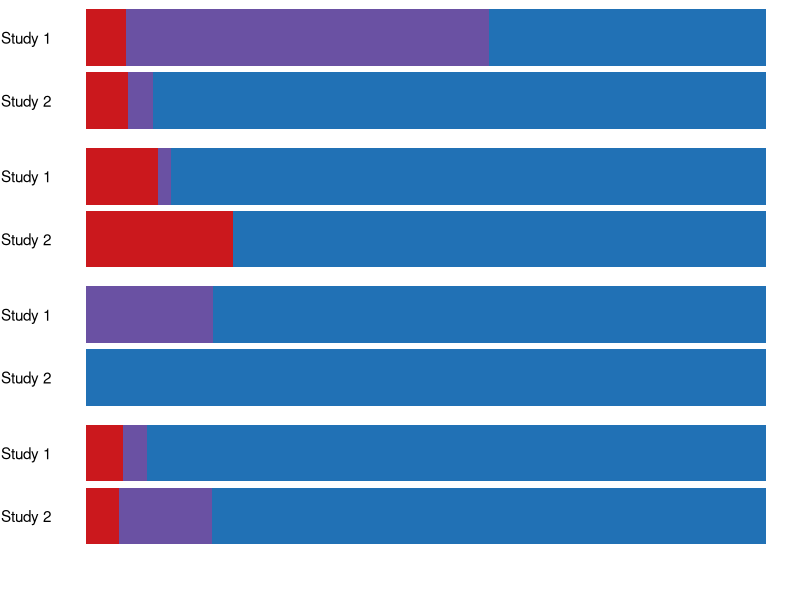
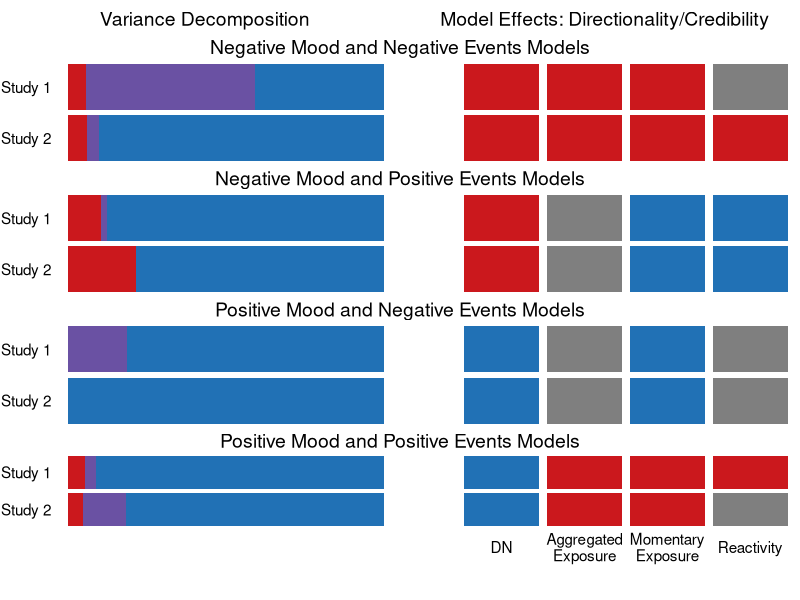

The R source for these figures, in order:
# Study   NA/PA   NE/PE   Tonic%  Exposure%   Reactivity%   Model_DN  Model_Agg_Exp   Model_Moment_Exp  Model_Reactivity
library(tidyverse)
library(cowplot)
# Created this matrix manually to try to summarize all of model effects

summary_matrix <-c("Study 1", "NA", "NE", 1.24, 1.63, 0.18, "pos", "pos", "pos", "nsg",
                   "Study 2", "NA", "NE", 0.73, 0.03, 0.05, "pos", "pos", "pos", "pos",
                   "Study 1", "NA", "PE", 2.72, 0.06, 0.33, "pos", "nsg", "neg", "neg",
                   "Study 2", "NA", "PE", 0.76, 0.00, 0.21, "pos", "nsg", "neg", "neg",
                   "Study 1", "PA", "NE", 5.34, 1.23, 0.00, "neg", "nsg", "neg", "nsg",
                   "Study 2", "PA", "NE", 6.35, 0.00, 0.00, "neg", "nsg", "neg", "nsg",
                   "Study 1", "PA", "PE", 6.25, 0.24, 0.38, "neg", "pos", "pos", "pos", 
                   "Study 2", "PA", "PE", 4.97, 0.83, 0.30, "neg", "pos", "pos", "nsg")

summary_matrix <- matrix(summary_matrix, byrow = TRUE, nrow = 8)

colnames(summary_matrix) <- c("Study", "Mood", "Event", "Tonic_var", "Exposure_var", "Reactivity_var", 
                              "DN_credible", "Agg_exp_credible", "Moment_exp_credible", "Reactivity_credible")

summary_df <- data.frame(summary_matrix, stringsAsFactors = FALSE)

# Horizontal bar plot of Study 1 and Study 2 Effects for Negative Mood/Negative Events Decomposition
plot_NA_NE <- 
summary_df %>% 
  mutate(
    Tonic_var = as.numeric(Tonic_var), 
    Exposure_var = as.numeric(Exposure_var), 
    Reactivity_var = as.numeric(Reactivity_var)
  ) %>% 
  mutate(
    Tonic_var = Tonic_var/rowSums(select(.,Tonic_var, Exposure_var, Reactivity_var)), 
    Exposure_var = Exposure_var/rowSums(select(.,Tonic_var, Exposure_var, Reactivity_var)),
    Reactivity_var = Reactivity_var/rowSums(select(.,Tonic_var, Exposure_var, Reactivity_var))
  ) %>% 
  select(Study, Mood, Event, Tonic_var, Exposure_var, Reactivity_var) %>% 
  rename(
    Tonic = Tonic_var, 
    Exposure = Exposure_var, 
    Reactivity = Reactivity_var
  ) %>% 
  pivot_longer(cols = Tonic:Reactivity, names_to = "var_source", values_to = "prop_var") %>% 
  mutate(
    var_source = fct_relevel(var_source, "Tonic", "Exposure", "Reactivity")
  ) %>% 
  filter(Mood == "NA" & Event == "NE") %>% 
  ggplot(aes(x = Study, y = prop_var))+
  geom_bar(aes(fill = var_source), stat = "identity")+
  scale_x_discrete(limits = c("Study 2", "Study 1"))+
  scale_fill_manual(name = NULL, 
                    values=c("Tonic"=RColorBrewer::brewer.pal(9, "Blues")[7], 
                             "Exposure"=RColorBrewer::brewer.pal(9, "Purples")[7], 
                             "Reactivity"=RColorBrewer::brewer.pal(9, "Reds")[7]), 
                    breaks = c("Tonic", "Exposure", "Reactivity"))+
  labs(y=NULL, x=NULL)+
  theme_void()+
  theme(plot.title = element_text(hjust = .5), axis.text.y = element_text())+
  coord_flip()

# Horizontal bar plot of Study 1 and Study 2 Effects for Negative Mood/Positive Events Decomposition
plot_NA_PE <- 
  summary_df %>% 
  mutate(
    Tonic_var = as.numeric(Tonic_var), 
    Exposure_var = as.numeric(Exposure_var), 
    Reactivity_var = as.numeric(Reactivity_var)
  ) %>% 
  mutate(
    Tonic_var = Tonic_var/rowSums(select(.,Tonic_var, Exposure_var, Reactivity_var)), 
    Exposure_var = Exposure_var/rowSums(select(.,Tonic_var, Exposure_var, Reactivity_var)),
    Reactivity_var = Reactivity_var/rowSums(select(.,Tonic_var, Exposure_var, Reactivity_var))
  ) %>% 
  select(Study, Mood, Event, Tonic_var, Exposure_var, Reactivity_var) %>% 
  rename(
    Tonic = Tonic_var, 
    Exposure = Exposure_var, 
    Reactivity = Reactivity_var
  ) %>% 
  pivot_longer(cols = Tonic:Reactivity, names_to = "var_source", values_to = "prop_var") %>% 
  mutate(
    var_source = fct_relevel(var_source, "Tonic", "Exposure", "Reactivity")
  ) %>% 
  filter(Mood == "NA" & Event == "PE") %>% 
  ggplot(aes(x = Study, y = prop_var))+
  geom_bar(aes(fill = var_source), stat = "identity")+
  scale_x_discrete(limits = c("Study 2", "Study 1"))+
  scale_fill_manual(name = NULL, 
                    values=c("Tonic"=RColorBrewer::brewer.pal(9, "Blues")[7], 
                             "Exposure"=RColorBrewer::brewer.pal(9, "Purples")[7], 
                             "Reactivity"=RColorBrewer::brewer.pal(9, "Reds")[7]), 
                    breaks = c("Tonic", "Exposure", "Reactivity"))+
  labs(y=NULL, x=NULL)+
  theme_void()+
  theme(plot.title = element_text(hjust = .5), axis.text.y = element_text())+
  coord_flip()

# Horizontal bar plot of Study 1 and Study 2 Effects for Negative Mood/Negative Events Decomposition
plot_PA_NE <- 
  summary_df %>% 
  mutate(
    Tonic_var = as.numeric(Tonic_var), 
    Exposure_var = as.numeric(Exposure_var), 
    Reactivity_var = as.numeric(Reactivity_var)
  ) %>% 
  mutate(
    Tonic_var = Tonic_var/rowSums(select(.,Tonic_var, Exposure_var, Reactivity_var)), 
    Exposure_var = Exposure_var/rowSums(select(.,Tonic_var, Exposure_var, Reactivity_var)),
    Reactivity_var = Reactivity_var/rowSums(select(.,Tonic_var, Exposure_var, Reactivity_var))
  ) %>% 
  select(Study, Mood, Event, Tonic_var, Exposure_var, Reactivity_var) %>% 
  rename(
    Tonic = Tonic_var, 
    Exposure = Exposure_var, 
    Reactivity = Reactivity_var
  ) %>% 
  pivot_longer(cols = Tonic:Reactivity, names_to = "var_source", values_to = "prop_var") %>% 
  mutate(
    var_source = fct_relevel(var_source, "Tonic", "Exposure", "Reactivity")
  ) %>% 
  filter(Mood == "PA" & Event == "NE") %>% 
  ggplot(aes(x = Study, y = prop_var))+
  geom_bar(aes(fill = var_source), stat = "identity")+
  scale_x_discrete(limits = c("Study 2", "Study 1"))+
  scale_fill_manual(name = NULL, 
                    values=c("Tonic"=RColorBrewer::brewer.pal(9, "Blues")[7], 
                             "Exposure"=RColorBrewer::brewer.pal(9, "Purples")[7], 
                             "Reactivity"=RColorBrewer::brewer.pal(9, "Reds")[7]), 
                    breaks = c("Tonic", "Exposure", "Reactivity"))+
  labs(y=NULL, x=NULL)+
  theme_void()+
  theme(plot.title = element_text(hjust = .5), axis.text.y = element_text())+
  coord_flip()

# Horizontal bar plot of Study 1 and Study 2 Effects for Negative Mood/Positive Events Decomposition
plot_PA_PE <- 
  summary_df %>% 
  mutate(
    Tonic_var = as.numeric(Tonic_var), 
    Exposure_var = as.numeric(Exposure_var), 
    Reactivity_var = as.numeric(Reactivity_var)
  ) %>% 
  mutate(
    Tonic_var = Tonic_var/rowSums(select(.,Tonic_var, Exposure_var, Reactivity_var)), 
    Exposure_var = Exposure_var/rowSums(select(.,Tonic_var, Exposure_var, Reactivity_var)),
    Reactivity_var = Reactivity_var/rowSums(select(.,Tonic_var, Exposure_var, Reactivity_var))
  ) %>% 
  select(Study, Mood, Event, Tonic_var, Exposure_var, Reactivity_var) %>% 
  rename(
    Tonic = Tonic_var, 
    Exposure = Exposure_var, 
    Reactivity = Reactivity_var
  ) %>% 
  pivot_longer(cols = Tonic:Reactivity, names_to = "var_source", values_to = "prop_var") %>% 
  mutate(
    var_source = fct_relevel(var_source, "Tonic", "Exposure", "Reactivity")
  ) %>% 
  filter(Mood == "PA" & Event == "PE") %>% 
  ggplot(aes(x = Study, y = prop_var))+
  geom_bar(aes(fill = var_source), stat = "identity")+
  scale_x_discrete(limits = c("Study 2", "Study 1"))+
  scale_fill_manual(name = NULL, 
                    values=c("Tonic"=RColorBrewer::brewer.pal(9, "Blues")[7], 
                             "Exposure"=RColorBrewer::brewer.pal(9, "Purples")[7], 
                             "Reactivity"=RColorBrewer::brewer.pal(9, "Reds")[7]), 
                    breaks = c("Tonic", "Exposure", "Reactivity"))+
  labs(y=NULL, x=NULL)+
  theme_void()+
  theme(plot.title = element_text(hjust = .5), axis.text.y = element_text())+
  coord_flip()


var_legend <- cowplot::get_legend(
  plot_NA_NE + 
    guides(fill = guide_legend(title = "Variance Pathway", 
                               title.position = "bottom", title.hjust = .5, nrow=1, reverse = TRUE)) +
    theme(legend.position = "bottom")
)

cowplot::plot_grid(plot_NA_NE + theme(legend.position = "none"), 
                   plot_NA_PE + theme(legend.position = "none"), 
                   plot_PA_NE + theme(legend.position = "none"), 
                   plot_PA_PE + theme(legend.position = "none"),
                   var_legend,
                   rel_heights = c(3, 3, 3, 3, 1),
                   ncol = 1)


#######################################################################################################################
# Now attempting to plot significance profiles for model effects
eff_plot_NA_NE <- 
summary_df %>% 
  select(Study, Mood, Event, DN_credible, Agg_exp_credible, Moment_exp_credible, Reactivity_credible) %>% 
  pivot_longer(cols = DN_credible:Reactivity_credible, names_to = "model_eff", values_to = "credible") %>% 
  mutate(
    model_eff = fct_relevel(model_eff, "DN_credible", "Agg_exp_credible", "Moment_exp_credible", 
                            "Reactivity_credible")
  ) %>% 
  filter(Mood == "NA" & Event == "NE") %>% 
  ggplot(aes(x=model_eff, y=Study, fill=credible)) + 
  geom_tile(width=.90, height=.90)+
  theme_void()+
  theme(axis.text = element_text(), 
        plot.title = element_text(hjust = .5))+
  scale_y_discrete(limits=c("Study 2", "Study 1"))+
  scale_x_discrete(labels=c("DN_credible"="DN", "Agg_exp_credible"="Aggregated\nExposure", 
                            "Moment_exp_credible"="Momentary\nExposure", "Reactivity_credible"="Reactivity"))+
  scale_fill_manual(values=c("nsg"="grey50", "pos"=RColorBrewer::brewer.pal(9, "Reds")[7], 
                             "neg"=RColorBrewer::brewer.pal(9, "Blues")[7]))

eff_plot_NA_PE <- 
summary_df %>% 
  select(Study, Mood, Event, DN_credible, Agg_exp_credible, Moment_exp_credible, Reactivity_credible) %>% 
  pivot_longer(cols = DN_credible:Reactivity_credible, names_to = "model_eff", values_to = "credible") %>% 
  mutate(
    model_eff = fct_relevel(model_eff, "DN_credible", "Agg_exp_credible", "Moment_exp_credible", 
                            "Reactivity_credible")
  ) %>% 
  filter(Mood == "NA" & Event == "PE") %>% 
  ggplot(aes(x=model_eff, y=Study, fill=credible)) + 
  geom_tile(width=.90, height=.90)+
  theme_void()+
  theme(axis.text = element_text(), 
        plot.title = element_text(hjust = .5))+
  scale_y_discrete(limits=c("Study 2", "Study 1"))+
  scale_x_discrete(labels=c("DN_credible"="DN", "Agg_exp_credible"="Aggregated\nExposure", 
                            "Moment_exp_credible"="Momentary\nExposure", "Reactivity_credible"="Reactivity"))+
  scale_fill_manual(values=c("nsg"="grey50", "pos"=RColorBrewer::brewer.pal(9, "Reds")[7], 
                             "neg"=RColorBrewer::brewer.pal(9, "Blues")[7]))

eff_plot_PA_NE <- 
summary_df %>% 
  select(Study, Mood, Event, DN_credible, Agg_exp_credible, Moment_exp_credible, Reactivity_credible) %>% 
  pivot_longer(cols = DN_credible:Reactivity_credible, names_to = "model_eff", values_to = "credible") %>% 
  mutate(
    model_eff = fct_relevel(model_eff, "DN_credible", "Agg_exp_credible", "Moment_exp_credible", 
                            "Reactivity_credible")
  ) %>% 
  filter(Mood == "PA" & Event == "NE") %>% 
  ggplot(aes(x=model_eff, y=Study, fill=credible)) + 
  geom_tile(width=.90, height=.90)+
  theme_void()+
  theme(axis.text = element_text(), 
        plot.title = element_text(hjust = .5))+
  scale_y_discrete(limits=c("Study 2", "Study 1"))+
  scale_x_discrete(labels=c("DN_credible"="DN", "Agg_exp_credible"="Aggregated\nExposure", 
                            "Moment_exp_credible"="Momentary\nExposure", "Reactivity_credible"="Reactivity"))+
  scale_fill_manual(values=c("nsg"="grey50", "pos"=RColorBrewer::brewer.pal(9, "Reds")[7], 
                             "neg"=RColorBrewer::brewer.pal(9, "Blues")[7]))

eff_plot_PA_PE <- 
summary_df %>% 
  select(Study, Mood, Event, DN_credible, Agg_exp_credible, Moment_exp_credible, Reactivity_credible) %>% 
  pivot_longer(cols = DN_credible:Reactivity_credible, names_to = "model_eff", values_to = "credible") %>% 
  mutate(
    model_eff = fct_relevel(model_eff, "DN_credible", "Agg_exp_credible", "Moment_exp_credible", 
                            "Reactivity_credible")
  ) %>% 
  filter(Mood == "PA" & Event == "PE") %>% 
  ggplot(aes(x=model_eff, y=Study, fill=credible)) + 
  geom_tile(width=.90, height=.90)+
  theme_void()+
  theme(axis.text = element_text(), 
        plot.title = element_text(hjust = .5))+
  scale_y_discrete(limits=c("Study 2", "Study 1"))+
  scale_x_discrete(labels=c("DN_credible"="DN", "Agg_exp_credible"="Aggregated\nExposure", 
                            "Moment_exp_credible"="Momentary\nExposure", "Reactivity_credible"="Reactivity"))+
  scale_fill_manual(values=c("nsg"="grey50", "pos"=RColorBrewer::brewer.pal(9, "Reds")[7], 
                             "neg"=RColorBrewer::brewer.pal(9, "Blues")[7]), 
                    labels=c("neg"="Negative", "nsg"="Not Credible", "pos"="Positive"))

eff_legend <- cowplot::get_legend(
  eff_plot_PA_PE + 
    guides(fill = guide_legend(title = "Model Effect Direction", 
                               title.position = "bottom", title.hjust = .5, nrow=1)) +
    theme(legend.position = "bottom")
)

var_col_title <- ggdraw()+
  draw_label(
    "Variance Decomposition", 
    hjust = .5
  ) +   
  theme(
        plot.margin = margin(0, 0, 0, 7)
  )


eff_col_title <- ggdraw()+
  draw_label(
    "Model Effects: Directionality/Credibility", 
    hjust = .5
  )+   
  theme(
    plot.margin = margin(0, 0, 0, 7)
  )


main_title_row <- plot_grid(var_col_title, eff_col_title, 
                            align = "vh", 
                            axis="tblr", 
                            ncol=2)

row_1_title <- ggdraw() +
  draw_label(
    "Negative Mood and Negative Events Models", 
    hjust = .5
  )
  
plot_row_1 <- cowplot::plot_grid(plot_NA_NE + theme(legend.position = "none"), 
                                 eff_plot_NA_NE + theme(legend.position = "none", 
                                                        axis.text.x = element_blank(), 
                                                        axis.text.y = element_blank()),
                                 align = "vh", 
                                 axis="tblr", 
                                 ncol=2)
row_2_title <- ggdraw()+
  draw_label(
    "Negative Mood and Positive Events Models", 
    hjust = .5
  )

plot_row_2 <- cowplot::plot_grid(plot_NA_PE + theme(legend.position = "none"), 
                                 eff_plot_NA_PE + theme(legend.position = "none", 
                                                        axis.text.x = element_blank(), 
                                                        axis.text.y = element_blank()),
                                 align = "vh", 
                                 axis="tblr", 
                                 ncol=2)

row_3_title <- ggdraw()+
  draw_label(
    "Positive Mood and Negative Events Models", 
    hjust = .5
  )

plot_row_3 <- cowplot::plot_grid(plot_PA_NE + theme(legend.position = "none"), 
                                 eff_plot_PA_NE + theme(legend.position = "none", 
                                                        axis.text.x = element_blank(), 
                                                        axis.text.y = element_blank()),
                                 align = "vh", 
                                 axis="tblr", 
                                 ncol=2)

row_4_title <- ggdraw()+
  draw_label(
    "Positive Mood and Positive Events Models", 
    hjust = .5
  )

plot_row_4 <- cowplot::plot_grid(plot_PA_PE + theme(legend.position = "none"), 
                                 eff_plot_PA_PE + theme(legend.position = "none", 
                                                        axis.text.y = element_blank()),
                                 align = "vh", 
                                 axis="tblr", 
                                 ncol=2)

plot_row_5 <- cowplot::plot_grid(var_legend, 
                                 eff_legend,
                                 align = "v", 
                                 axis="tb", 
                                 ncol=2)

png("~/dr-consulting_GH/shackman-umd-pax-ema-pub/plot_outputs/First_draft_summary_effects.png", 
    height = 14, width = 11, units="in", res=600)
cowplot::plot_grid(main_title_row, 
                   row_1_title,
                   plot_row_1,
                   row_2_title,
                   plot_row_2,
                   row_3_title,
                   plot_row_3,
                   row_4_title,
                   plot_row_4,
                   plot_row_5,
                   align = "vh",
                   axis = "tblr",
                   rel_heights = c(1, .5, 3, .5, 3, .5, 3, .5, 3, 1),
                   ncol = 1)
dev.off()